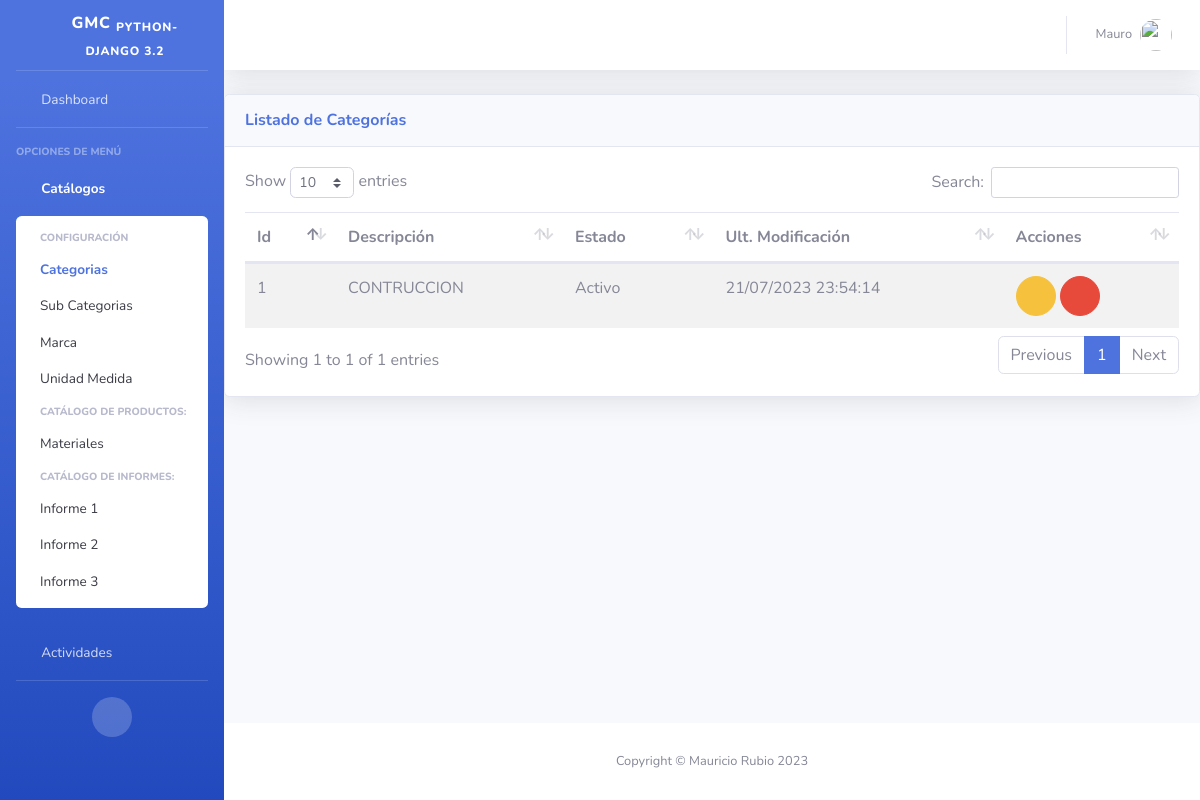
Page /inv/categorias/ (signed in) on the earlier database version.
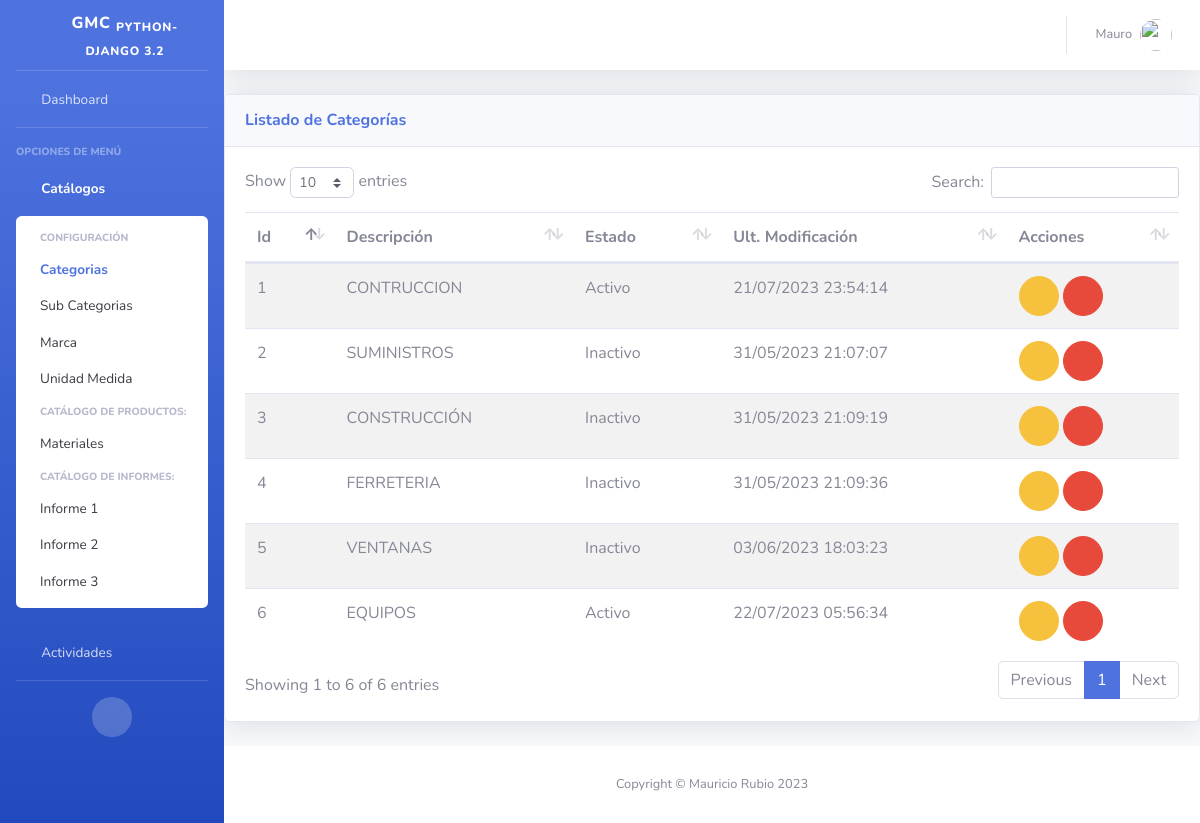
Same page on the later database version.
### inv/models.py (models this page shows, shortened)
class Categoria(ClaseModelo):
    descripcion = models.CharField(
        max_length=100,
        help_text='Descripción de la Categoría',
        unique=True
    )
    class Meta:
        verbose_name_plural= "Categorias"

### inv/views.py (the view)
# urls.py: path('categorias/',CategoriaView.as_view(), name='categoria_list'),
class CategoriaView(SinPrivilegios, \
    generic.ListView):
    permission_required = "inv.view_categoria"
    model = Categoria
    template_name = "inv/categoria_list.html"
    context_object_name = "obj"

### inv/templates/inv/categoria_list.html (shortened to what this page needs)
{% extends 'base/base.html' %}
{% block page_content %}
<div class="card shadow mb-4">
    <div class="card-header py-3 d-flex flex-row align-items-center justify-content-between">
      <h6 class="m-0 font-weight-bold text-primary">Listado de Categorías</h6>
      <div class="dropdown no-arrow">
        <a class="dropdown-toggle" href="#" role="button" id="dropdownMenuLink" data-toggle="dropdown" aria-haspopup="true" aria-expanded="false">
          <i class="fas fa-ellipsis-v fa-sm fa-fw text-gray-400"></i>
        </a>
      </div>
    </div>
    <div class="card-body">
      {% if not obj %}
      <div class="alert alert-info">No hay categorías</div>
      {% else %}
      <table class="table table-striped table-hover">
          <thead>
              <th>Id</th>
              <th>Descripción</th>
              <th>Estado</th>
              <th>Ult. Modificación</th>
              <th class="all">Acciones</th>
          </thead>
          <tbody>
              {% for item in obj %}
              <tr>
                  <td>{{ item.id }}</td>
                  <td>{{ item.descripcion }}</td>
                  <td>{{ item.estado|yesno:"Activo,Inactivo" }}</td>
                  <td>{{ item.fm|date:"d/m/Y H:i:s" }}</td>
                  <td>
                    <a href="{% url 'inv:categoria_edit' item.id %}" class="btn btn-warning btn-circle" role="button"><i class="far fa-edit"></i></a>
                    <a href="{% url 'inv:categoria_del' item.id %}" class="btn btn-danger btn-circle" role="button"><i class="far fa-trash-alt"></i></a>
                  </td>
              </tr>
              {% endfor %}
          </tbody>
      </table>
      {% endif %}
    </div>
  </div>
{% endblock %}

Differences in the rows shown:
added Categoria: id "2", descripcion "SUMINISTROS", estado "Inactivo", fm "31/05/2023 21:07:07"
added Categoria: id "3", descripcion "CONSTRUCCIÓN", estado "Inactivo", fm "31/05/2023 21:09:19"
added Categoria: id "4", descripcion "FERRETERIA", estado "Inactivo", fm "31/05/2023 21:09:36"
added Categoria: id "5", descripcion "VENTANAS", estado "Inactivo", fm "03/06/2023 18:03:23"
added Categoria: id "6", descripcion "EQUIPOS", estado "Activo", fm "22/07/2023 05:56:34"
Other differences:
text written by a page script: "Show entries Search: Showing 1 to 1 of 1 entries Previous 1 Next" → "Show entries Search: Showing 1 to 6 of 6 entries Previous 1 Next"
